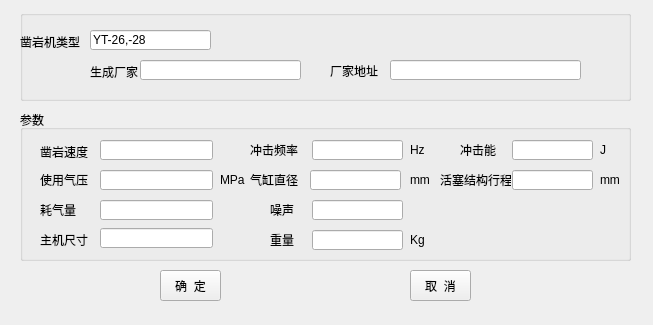
<?xml version="1.0" encoding="UTF-8"?>
<ui version="4.0">
 <class>drillingmachinetyped_ytForm</class>
 <widget class="QWidget" name="drillingmachinetyped_ytForm">
  <property name="geometry">
   <rect>
    <x>0</x>
    <y>0</y>
    <width>653</width>
    <height>325</height>
   </rect>
  </property>
  <property name="minimumSize">
   <size>
    <width>653</width>
    <height>325</height>
   </size>
  </property>
  <property name="maximumSize">
   <size>
    <width>653</width>
    <height>325</height>
   </size>
  </property>
  <property name="windowTitle">
   <string>风动凿岩机</string>
  </property>
  <widget class="QPushButton" name="pushButton">
   <property name="geometry">
    <rect>
     <x>510</x>
     <y>400</y>
     <width>61</width>
     <height>31</height>
    </rect>
   </property>
   <property name="text">
    <string>确  定</string>
   </property>
  </widget>
  <widget class="QGroupBox" name="groupBox">
   <property name="geometry">
    <rect>
     <x>20</x>
     <y>10</y>
     <width>611</width>
     <height>91</height>
    </rect>
   </property>
   <property name="title">
    <string/>
   </property>
   <widget class="QLineEdit" name="lineEdit_33">
    <property name="geometry">
     <rect>
      <x>370</x>
      <y>50</y>
      <width>191</width>
      <height>20</height>
     </rect>
    </property>
   </widget>
   <widget class="QLabel" name="label_32">
    <property name="geometry">
     <rect>
      <x>310</x>
      <y>45</y>
      <width>71</width>
      <height>31</height>
     </rect>
    </property>
    <property name="text">
     <string>厂家地址</string>
    </property>
   </widget>
   <widget class="QLineEdit" name="lineEdit_15">
    <property name="geometry">
     <rect>
      <x>70</x>
      <y>20</y>
      <width>121</width>
      <height>20</height>
     </rect>
    </property>
    <property name="text">
     <string>YT-26,-28</string>
    </property>
   </widget>
   <widget class="QLineEdit" name="lineEdit_32">
    <property name="geometry">
     <rect>
      <x>120</x>
      <y>50</y>
      <width>161</width>
      <height>20</height>
     </rect>
    </property>
   </widget>
   <widget class="QLabel" name="label_26">
    <property name="geometry">
     <rect>
      <x>70</x>
      <y>51</y>
      <width>54</width>
      <height>21</height>
     </rect>
    </property>
    <property name="text">
     <string>生成厂家</string>
    </property>
   </widget>
   <widget class="QLabel" name="label_17">
    <property name="geometry">
     <rect>
      <x>0</x>
      <y>21</y>
      <width>71</width>
      <height>21</height>
     </rect>
    </property>
    <property name="text">
     <string>凿岩机类型</string>
    </property>
   </widget>
  </widget>
  <widget class="QPushButton" name="pushButton_2">
   <property name="geometry">
    <rect>
     <x>760</x>
     <y>400</y>
     <width>61</width>
     <height>31</height>
    </rect>
   </property>
   <property name="text">
    <string>取  消</string>
   </property>
  </widget>
  <widget class="QGroupBox" name="groupBox_2">
   <property name="geometry">
    <rect>
     <x>20</x>
     <y>110</y>
     <width>611</width>
     <height>151</height>
    </rect>
   </property>
   <property name="title">
    <string>参数</string>
   </property>
   <widget class="QLabel" name="label_20">
    <property name="geometry">
     <rect>
      <x>20</x>
      <y>31</y>
      <width>54</width>
      <height>21</height>
     </rect>
    </property>
    <property name="text">
     <string>凿岩速度</string>
    </property>
   </widget>
   <widget class="QLineEdit" name="lineEdit_19">
    <property name="geometry">
     <rect>
      <x>80</x>
      <y>30</y>
      <width>113</width>
      <height>20</height>
     </rect>
    </property>
   </widget>
   <widget class="QLineEdit" name="lineEdit_20">
    <property name="geometry">
     <rect>
      <x>80</x>
      <y>60</y>
      <width>113</width>
      <height>20</height>
     </rect>
    </property>
   </widget>
   <widget class="QLineEdit" name="lineEdit_21">
    <property name="geometry">
     <rect>
      <x>80</x>
      <y>90</y>
      <width>113</width>
      <height>20</height>
     </rect>
    </property>
   </widget>
   <widget class="QLineEdit" name="lineEdit_24">
    <property name="geometry">
     <rect>
      <x>290</x>
      <y>60</y>
      <width>91</width>
      <height>20</height>
     </rect>
    </property>
   </widget>
   <widget class="QLineEdit" name="lineEdit_25">
    <property name="geometry">
     <rect>
      <x>292</x>
      <y>30</y>
      <width>91</width>
      <height>20</height>
     </rect>
    </property>
   </widget>
   <widget class="QLineEdit" name="lineEdit_29">
    <property name="geometry">
     <rect>
      <x>492</x>
      <y>30</y>
      <width>81</width>
      <height>20</height>
     </rect>
    </property>
   </widget>
   <widget class="QLineEdit" name="lineEdit_30">
    <property name="geometry">
     <rect>
      <x>492</x>
      <y>60</y>
      <width>81</width>
      <height>20</height>
     </rect>
    </property>
   </widget>
   <widget class="QLineEdit" name="lineEdit_22">
    <property name="geometry">
     <rect>
      <x>80</x>
      <y>118</y>
      <width>113</width>
      <height>20</height>
     </rect>
    </property>
   </widget>
   <widget class="QLineEdit" name="lineEdit_26">
    <property name="geometry">
     <rect>
      <x>292</x>
      <y>90</y>
      <width>91</width>
      <height>20</height>
     </rect>
    </property>
   </widget>
   <widget class="QLabel" name="label_21">
    <property name="geometry">
     <rect>
      <x>230</x>
      <y>30</y>
      <width>54</width>
      <height>20</height>
     </rect>
    </property>
    <property name="text">
     <string>冲击频率</string>
    </property>
   </widget>
   <widget class="QLabel" name="label_22">
    <property name="geometry">
     <rect>
      <x>440</x>
      <y>30</y>
      <width>41</width>
      <height>20</height>
     </rect>
    </property>
    <property name="text">
     <string>冲击能</string>
    </property>
   </widget>
   <widget class="QLabel" name="label_23">
    <property name="geometry">
     <rect>
      <x>20</x>
      <y>60</y>
      <width>54</width>
      <height>20</height>
     </rect>
    </property>
    <property name="text">
     <string>使用气压</string>
    </property>
   </widget>
   <widget class="QLabel" name="label_24">
    <property name="geometry">
     <rect>
      <x>20</x>
      <y>90</y>
      <width>54</width>
      <height>20</height>
     </rect>
    </property>
    <property name="text">
     <string>耗气量</string>
    </property>
   </widget>
   <widget class="QLabel" name="label_25">
    <property name="geometry">
     <rect>
      <x>20</x>
      <y>120</y>
      <width>54</width>
      <height>20</height>
     </rect>
    </property>
    <property name="text">
     <string>主机尺寸</string>
    </property>
   </widget>
   <widget class="QLabel" name="label_27">
    <property name="geometry">
     <rect>
      <x>230</x>
      <y>60</y>
      <width>51</width>
      <height>20</height>
     </rect>
    </property>
    <property name="text">
     <string>气缸直径</string>
    </property>
   </widget>
   <widget class="QLabel" name="label_28">
    <property name="geometry">
     <rect>
      <x>250</x>
      <y>90</y>
      <width>31</width>
      <height>20</height>
     </rect>
    </property>
    <property name="text">
     <string>噪声</string>
    </property>
   </widget>
   <widget class="QLineEdit" name="lineEdit_27">
    <property name="geometry">
     <rect>
      <x>292</x>
      <y>120</y>
      <width>91</width>
      <height>20</height>
     </rect>
    </property>
    <property name="text">
     <string/>
    </property>
   </widget>
   <widget class="QLabel" name="label_29">
    <property name="geometry">
     <rect>
      <x>250</x>
      <y>120</y>
      <width>31</width>
      <height>20</height>
     </rect>
    </property>
    <property name="text">
     <string>重量</string>
    </property>
   </widget>
   <widget class="QLabel" name="label_30">
    <property name="geometry">
     <rect>
      <x>420</x>
      <y>60</y>
      <width>71</width>
      <height>20</height>
     </rect>
    </property>
    <property name="text">
     <string>活塞结构行程</string>
    </property>
   </widget>
   <widget class="QLabel" name="label_31">
    <property name="geometry">
     <rect>
      <x>200</x>
      <y>60</y>
      <width>31</width>
      <height>20</height>
     </rect>
    </property>
    <property name="text">
     <string>MPa</string>
    </property>
   </widget>
   <widget class="QLabel" name="label_34">
    <property name="geometry">
     <rect>
      <x>390</x>
      <y>30</y>
      <width>31</width>
      <height>20</height>
     </rect>
    </property>
    <property name="text">
     <string>Hz</string>
    </property>
   </widget>
   <widget class="QLabel" name="label_35">
    <property name="geometry">
     <rect>
      <x>390</x>
      <y>60</y>
      <width>31</width>
      <height>20</height>
     </rect>
    </property>
    <property name="text">
     <string>mm</string>
    </property>
   </widget>
   <widget class="QLabel" name="label_37">
    <property name="geometry">
     <rect>
      <x>390</x>
      <y>120</y>
      <width>31</width>
      <height>20</height>
     </rect>
    </property>
    <property name="text">
     <string>Kg</string>
    </property>
   </widget>
   <widget class="QLabel" name="label_38">
    <property name="geometry">
     <rect>
      <x>580</x>
      <y>30</y>
      <width>16</width>
      <height>20</height>
     </rect>
    </property>
    <property name="text">
     <string>J</string>
    </property>
   </widget>
   <widget class="QLabel" name="label_39">
    <property name="geometry">
     <rect>
      <x>580</x>
      <y>60</y>
      <width>31</width>
      <height>20</height>
     </rect>
    </property>
    <property name="text">
     <string>mm</string>
    </property>
   </widget>
  </widget>
  <widget class="QPushButton" name="pushButton_3">
   <property name="geometry">
    <rect>
     <x>410</x>
     <y>270</y>
     <width>61</width>
     <height>31</height>
    </rect>
   </property>
   <property name="text">
    <string>取  消</string>
   </property>
  </widget>
  <widget class="QPushButton" name="pushButton_4">
   <property name="geometry">
    <rect>
     <x>160</x>
     <y>270</y>
     <width>61</width>
     <height>31</height>
    </rect>
   </property>
   <property name="text">
    <string>确  定</string>
   </property>
  </widget>
 </widget>
 <resources/>
 <connections/>
</ui>
